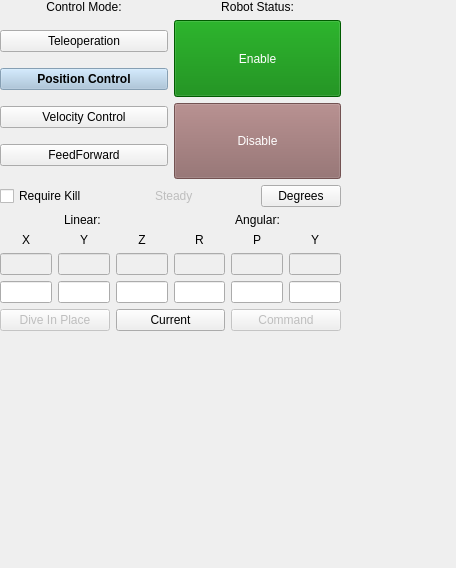
<?xml version="1.0" encoding="UTF-8"?>
<ui version="4.0">
 <class>ControlPanel</class>
 <widget class="QWidget" name="ControlPanel">
  <property name="geometry">
   <rect>
    <x>0</x>
    <y>0</y>
    <width>456</width>
    <height>568</height>
   </rect>
  </property>
  <property name="windowTitle">
   <string>Form</string>
  </property>
  <widget class="QWidget" name="verticalLayoutWidget_4">
   <property name="geometry">
    <rect>
     <x>0</x>
     <y>0</y>
     <width>341</width>
     <height>331</height>
    </rect>
   </property>
   <layout class="QVBoxLayout" name="layout">
    <item>
     <layout class="QGridLayout" name="control">
      <item row="1" column="0">
       <layout class="QVBoxLayout" name="verticalLayout_2">
        <item>
         <widget class="QPushButton" name="ctrlModeTele">
          <property name="styleSheet">
           <string notr="true">QPushButton:!enabled{background-color: #A3C1DA; font-weight: bold; color: black; border-color: black;}</string>
          </property>
          <property name="text">
           <string>Teleoperation</string>
          </property>
         </widget>
        </item>
        <item>
         <widget class="QPushButton" name="ctrlModePos">
          <property name="enabled">
           <bool>false</bool>
          </property>
          <property name="styleSheet">
           <string notr="true">QPushButton:!enabled{background-color: #A3C1DA; font-weight: bold; color: black; border-color: black;}</string>
          </property>
          <property name="text">
           <string>Position Control</string>
          </property>
         </widget>
        </item>
        <item>
         <widget class="QPushButton" name="ctrlModeVel">
          <property name="styleSheet">
           <string notr="true">QPushButton:!enabled{background-color: #A3C1DA; font-weight: bold; color: black; border-color: black;}</string>
          </property>
          <property name="text">
           <string>Velocity Control</string>
          </property>
         </widget>
        </item>
        <item>
         <widget class="QPushButton" name="ctrlModeFFD">
          <property name="enabled">
           <bool>true</bool>
          </property>
          <property name="styleSheet">
           <string notr="true">QPushButton:!enabled{background-color: #A3C1DA; font-weight: bold; color: black; border-color: black;}</string>
          </property>
          <property name="text">
           <string>FeedForward</string>
          </property>
         </widget>
        </item>
       </layout>
      </item>
      <item row="1" column="1">
       <layout class="QVBoxLayout" name="verticalLayout">
        <item>
         <widget class="QPushButton" name="ctrlEnable">
          <property name="enabled">
           <bool>true</bool>
          </property>
          <property name="sizePolicy">
           <sizepolicy hsizetype="Minimum" vsizetype="Expanding">
            <horstretch>0</horstretch>
            <verstretch>0</verstretch>
           </sizepolicy>
          </property>
          <property name="styleSheet">
           <string notr="true">QPushButton {color: white; background: green;}
QPushButton:!enabled{color: white; background: rgb(100, 130, 110);}</string>
          </property>
          <property name="text">
           <string>Enable</string>
          </property>
         </widget>
        </item>
        <item>
         <widget class="QPushButton" name="ctrlDisable">
          <property name="enabled">
           <bool>false</bool>
          </property>
          <property name="sizePolicy">
           <sizepolicy hsizetype="Minimum" vsizetype="Expanding">
            <horstretch>0</horstretch>
            <verstretch>0</verstretch>
           </sizepolicy>
          </property>
          <property name="styleSheet">
           <string notr="true">QPushButton {color: white; background:red;}

QPushButton:!enabled{color:white; background: rgb(140, 100, 100)}</string>
          </property>
          <property name="text">
           <string>Disable</string>
          </property>
         </widget>
        </item>
       </layout>
      </item>
      <item row="0" column="0">
       <widget class="QLabel" name="label">
        <property name="text">
         <string>Control Mode:</string>
        </property>
        <property name="alignment">
         <set>Qt::AlignCenter</set>
        </property>
       </widget>
      </item>
      <item row="0" column="1">
       <widget class="QLabel" name="label_2">
        <property name="text">
         <string>Robot Status:</string>
        </property>
        <property name="alignment">
         <set>Qt::AlignCenter</set>
        </property>
       </widget>
      </item>
     </layout>
    </item>
    <item>
     <layout class="QHBoxLayout" name="horizontalLayout_3">
      <item>
       <widget class="QCheckBox" name="ctrlRequireKill">
        <property name="text">
         <string>Require Kill</string>
        </property>
       </widget>
      </item>
      <item>
       <spacer name="horizontalSpacer">
        <property name="orientation">
         <enum>Qt::Horizontal</enum>
        </property>
        <property name="sizeHint" stdset="0">
         <size>
          <width>40</width>
          <height>20</height>
         </size>
        </property>
       </spacer>
      </item>
      <item>
       <widget class="QLabel" name="cmdSteady">
        <property name="enabled">
         <bool>false</bool>
        </property>
        <property name="text">
         <string>Steady</string>
        </property>
       </widget>
      </item>
      <item>
       <spacer name="horizontalSpacer_2">
        <property name="orientation">
         <enum>Qt::Horizontal</enum>
        </property>
        <property name="sizeHint" stdset="0">
         <size>
          <width>40</width>
          <height>20</height>
         </size>
        </property>
       </spacer>
      </item>
      <item>
       <widget class="QPushButton" name="ctrlDegOrRad">
        <property name="text">
         <string>Degrees</string>
        </property>
       </widget>
      </item>
     </layout>
    </item>
    <item>
     <layout class="QVBoxLayout" name="command">
      <item>
       <layout class="QHBoxLayout" name="horizontalLayout">
        <item>
         <widget class="QLabel" name="label_6">
          <property name="text">
           <string>Linear: </string>
          </property>
          <property name="alignment">
           <set>Qt::AlignBottom|Qt::AlignHCenter</set>
          </property>
         </widget>
        </item>
        <item>
         <widget class="QLabel" name="label_7">
          <property name="text">
           <string>Angular:</string>
          </property>
          <property name="alignment">
           <set>Qt::AlignBottom|Qt::AlignHCenter</set>
          </property>
         </widget>
        </item>
       </layout>
      </item>
      <item>
       <layout class="QGridLayout" name="gridLayout_2">
        <item row="0" column="0">
         <widget class="QLabel" name="label_14">
          <property name="text">
           <string>X</string>
          </property>
          <property name="alignment">
           <set>Qt::AlignCenter</set>
          </property>
         </widget>
        </item>
        <item row="0" column="2">
         <widget class="QLabel" name="label_16">
          <property name="text">
           <string>Z</string>
          </property>
          <property name="alignment">
           <set>Qt::AlignCenter</set>
          </property>
         </widget>
        </item>
        <item row="0" column="4">
         <widget class="QLabel" name="label_18">
          <property name="text">
           <string>P</string>
          </property>
          <property name="alignment">
           <set>Qt::AlignCenter</set>
          </property>
         </widget>
        </item>
        <item row="1" column="2">
         <widget class="QLineEdit" name="cmdCurrZ">
          <property name="enabled">
           <bool>false</bool>
          </property>
          <property name="styleSheet">
           <string notr="true">QLineEdit:!enabled{color: black;};</string>
          </property>
          <property name="text">
           <string/>
          </property>
         </widget>
        </item>
        <item row="1" column="5">
         <widget class="QLineEdit" name="cmdCurrYaw">
          <property name="enabled">
           <bool>false</bool>
          </property>
          <property name="styleSheet">
           <string notr="true">QLineEdit:!enabled{color: black;};</string>
          </property>
          <property name="text">
           <string/>
          </property>
         </widget>
        </item>
        <item row="1" column="0">
         <widget class="QLineEdit" name="cmdCurrX">
          <property name="enabled">
           <bool>false</bool>
          </property>
          <property name="styleSheet">
           <string notr="true">QLineEdit:!enabled{color: black;};</string>
          </property>
          <property name="text">
           <string/>
          </property>
         </widget>
        </item>
        <item row="1" column="3">
         <widget class="QLineEdit" name="cmdCurrR">
          <property name="enabled">
           <bool>false</bool>
          </property>
          <property name="styleSheet">
           <string notr="true">QLineEdit:!enabled{color: black;};</string>
          </property>
          <property name="text">
           <string/>
          </property>
         </widget>
        </item>
        <item row="1" column="1">
         <widget class="QLineEdit" name="cmdCurrY">
          <property name="enabled">
           <bool>false</bool>
          </property>
          <property name="styleSheet">
           <string notr="true">QLineEdit:!enabled{color: black;};</string>
          </property>
          <property name="text">
           <string/>
          </property>
         </widget>
        </item>
        <item row="0" column="1">
         <widget class="QLabel" name="label_15">
          <property name="text">
           <string>Y</string>
          </property>
          <property name="alignment">
           <set>Qt::AlignCenter</set>
          </property>
         </widget>
        </item>
        <item row="0" column="5">
         <widget class="QLabel" name="label_19">
          <property name="text">
           <string>Y</string>
          </property>
          <property name="alignment">
           <set>Qt::AlignCenter</set>
          </property>
         </widget>
        </item>
        <item row="1" column="4">
         <widget class="QLineEdit" name="cmdCurrP">
          <property name="enabled">
           <bool>false</bool>
          </property>
          <property name="styleSheet">
           <string notr="true">QLineEdit:!enabled{color: black;};</string>
          </property>
          <property name="text">
           <string/>
          </property>
         </widget>
        </item>
        <item row="0" column="3">
         <widget class="QLabel" name="label_17">
          <property name="text">
           <string>R</string>
          </property>
          <property name="alignment">
           <set>Qt::AlignCenter</set>
          </property>
         </widget>
        </item>
        <item row="2" column="0">
         <widget class="QLineEdit" name="cmdReqX"/>
        </item>
        <item row="2" column="1">
         <widget class="QLineEdit" name="cmdReqY"/>
        </item>
        <item row="2" column="2">
         <widget class="QLineEdit" name="cmdReqZ"/>
        </item>
        <item row="2" column="3">
         <widget class="QLineEdit" name="cmdReqR"/>
        </item>
        <item row="2" column="4">
         <widget class="QLineEdit" name="cmdReqP"/>
        </item>
        <item row="2" column="5">
         <widget class="QLineEdit" name="cmdReqYaw"/>
        </item>
       </layout>
      </item>
      <item>
       <layout class="QHBoxLayout" name="horizontalLayout_2">
        <item>
         <widget class="QPushButton" name="ctrlDiveInPlace">
          <property name="enabled">
           <bool>false</bool>
          </property>
          <property name="text">
           <string>Dive In Place</string>
          </property>
         </widget>
        </item>
        <item>
         <widget class="QPushButton" name="ctrlFwdCurrent">
          <property name="enabled">
           <bool>true</bool>
          </property>
          <property name="text">
           <string>Current</string>
          </property>
         </widget>
        </item>
        <item>
         <widget class="QPushButton" name="CtrlSendCmd">
          <property name="enabled">
           <bool>false</bool>
          </property>
          <property name="text">
           <string>Command</string>
          </property>
         </widget>
        </item>
       </layout>
      </item>
     </layout>
    </item>
   </layout>
  </widget>
 </widget>
 <resources/>
 <connections/>
</ui>
